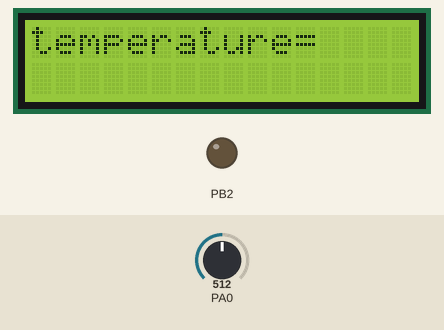
Simulated run of this program. Board: ATmega32, built with avr-gcc and emulated at 8 MHz. Shown: 16×2 character LCD, output pins drawn as LEDs (lit = HIGH). Wiring (inferred from the signals the program sends): character LCD (HD44780): RS PB1; E PB0; data PA4, PA5, PA6, PA7. The inputs (shaded band) are chosen by the test bench; at power-on: PA0 = 512. Pins used as bus, display or sensor lines are not drawn.

Above: at 1.2 s.
1.3 s: PA0 set to 407
2.8 s: PA0 set to 386
At 4.0 s:
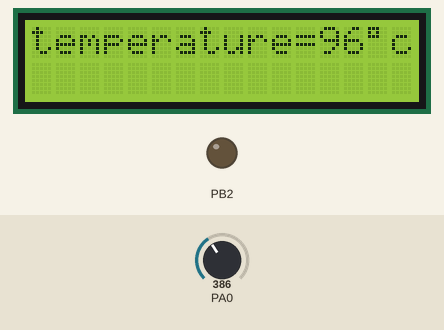
4.3 s: PA0 set to 306
At 5.4 s:
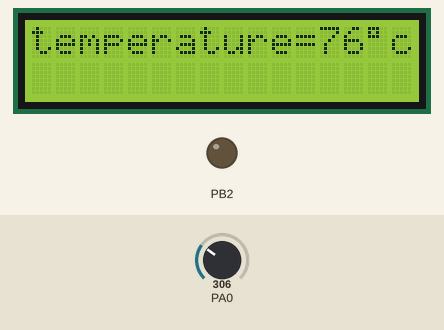
Timing chart, 0 to 7.3 s (numbered marks = the images above; inputs shaded):
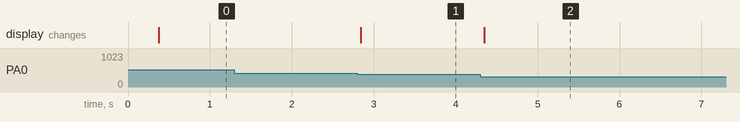

The program:

temperature.c
```c
#include <avr/io.h>
#include "ADC.h"
#include "DIO.h"
#include "LCD.h"
char read_val;
unsigned short temperature;
int main(void)
{
	LCD_vInit();
	ADC_init();
	LCD_vSend_string("temperature=");
    while(1)
    {
        temperature=(ADC_Read()*0.25);

		if (temperature<10)
		{
			LCD_movecursor(1,13);
			LCD_vSend_char(' ');
			LCD_vSend_char(temperature+48);
			LCD_vSend_char(0xDF);
			LCD_vSend_char('c');
		}
		else if (temperature<100)
		{
			LCD_movecursor(1,13);
			LCD_vSend_char((temperature/10)+48);
			LCD_vSend_char((temperature%10)+48);
			LCD_vSend_char(0XDF);
			LCD_vSend_char('c');
		}

    }
}
```

ADC.c
```c
#include <avr/io.h>
#include "std_macros.h"
void ADC_init(void)
{
	SET_BIT(ADMUX,REFS0); //configure VREF
	SET_BIT(ADCSRA,ADEN); //Enable ADC
	SET_BIT(ADMUX,REFS1);
	/*Adjust ADC clock*/
	SET_BIT(ADCSRA,ADPS2);
	SET_BIT(ADCSRA,ADPS1);
}

unsigned short ADC_Read(void)
{
	unsigned short read_val;
	SET_BIT(ADCSRA,ADSC); //start convertion
	while(READ_BIT(ADCSRA,ADSC)==1); //stay in your position till ADIF become 1
	read_val=(ADCL);
	read_val|=(ADCH<<8);
	return read_val;
}
```

ADC.h
```c
#ifndef ADC_H_
#define ADC_H_

void ADC_init(void);

unsigned short ADC_Read(void);

#endif /* ADC_H_ */
```

std_macros.h
```c
#define REGISTER_SIZE 8
#define SET_BIT(reg,bit)    reg|=(1<<bit)
#define CLR_BIT(reg,bit)    reg&=(~(1<<bit))
#define TOG_BIT(reg,bit)    reg^=(1<<bit)
#define READ_BIT(reg,bit)    (reg&(1<<bit))>>bit
#define IS_BIT_SET(reg,bit)  (reg&(1<<bit))>>bit
#define IS_BIT_CLR(reg,bit)  !((reg&(1<<bit))>>bit)
#define ROR(reg,num)         reg=(reg<<(REGISTER_SIZE-num))|(reg>>(num))
#define ROL(reg,num)        reg= (reg>>(REGISTER_SIZE-num))|(reg<<(num))
```

LCD_config.h
```c
#ifndef LCD_CONFIG_H_
#define LCD_CONFIG_H_
#define four_bits_mode
#endif 
```

LCD.c
```c
#include "LCD.h"
#define  F_CPU 8000000UL
#include <util/delay.h>

void LCD_vInit(void)
{
	_delay_ms(200);
	#if defined eight_bits_mode
	DIO_vsetPINDir('A',0,1);
	DIO_vsetPINDir('A',1,1);
	DIO_vsetPINDir('A',2,1);
	DIO_vsetPINDir('A',3,1);
	DIO_vsetPINDir('A',4,1);
	DIO_vsetPINDir('A',5,1);
	DIO_vsetPINDir('A',6,1);
	DIO_vsetPINDir('A',7,1);
	DIO_vsetPINDir('B',EN,1);
	DIO_vsetPINDir('B',RW,1);
	DIO_vsetPINDir('B',RS,1);
	DIO_write('B',RW,0);
	LCD_vSend_cmd(EIGHT_BITS);
	_delay_ms(1);
	LCD_vSend_cmd(CURSOR_ON_DISPLAN_ON);
	_delay_ms(1);
	LCD_vSend_cmd(CLR_SCREEN);
	_delay_ms(10);
	LCD_vSend_cmd(ENTRY_MODE);
	_delay_ms(1);

	#elif defined four_bits_mode
	DIO_vsetPINDir('A',4,1);
	DIO_vsetPINDir('A',5,1);
	DIO_vsetPINDir('A',6,1);
	DIO_vsetPINDir('A',7,1);
	DIO_vsetPINDir('B',EN,1);
	DIO_vsetPINDir('B',RW,1);
	DIO_vsetPINDir('B',RS,1);
   	DIO_write('B',RW,0);
	LCD_vSend_cmd(RETURN_HOME);
	_delay_ms(10);
	LCD_vSend_cmd(FOUR_BITS);
	_delay_ms(1);
	LCD_vSend_cmd(CURSOR_ON_DISPLAN_ON);
	_delay_ms(1);
	LCD_vSend_cmd(CLR_SCREEN);
	_delay_ms(10);
	LCD_vSend_cmd(ENTRY_MODE);
	_delay_ms(1);
	#endif
}


static void send_falling_edge(void)
{
	DIO_write('B',EN,1);
	_delay_ms(2);
	DIO_write('B',EN,0);
	_delay_ms(2);
}
void LCD_vSend_cmd(char cmd)
{
	#if defined eight_bits_mode
	DIO_write_port('A',cmd);
	DIO_write('B',RS,0);
	send_falling_edge();

	#elif defined four_bits_mode
	write_high_nibble('A',cmd>>4);
	DIO_write('B',RS,0);
	send_falling_edge();
	write_high_nibble('A',cmd);
	DIO_write('B',RS,0);
	send_falling_edge();
	#endif
	_delay_ms(1);
}

void LCD_vSend_char(char data)
{
	#if defined eight_bits_mode
	DIO_write_port('A',data);
	DIO_write('B',RS,1);
	send_falling_edge();

	#elif defined four_bits_mode
	write_high_nibble('A',data>>4);
	DIO_write('B',RS,1);
	send_falling_edge();
	write_high_nibble('A',data);
	DIO_write('B',RS,1);
	send_falling_edge();
	#endif
	_delay_ms(1);
}


void LCD_vSend_string(char *data)
{
	while((*data)!='\0')
	{
		LCD_vSend_char(*data);
		data++;
	}
}
void LCD_clearscreen()
{
	LCD_vSend_cmd(CLR_SCREEN);
	_delay_ms(10);
}
void LCD_movecursor(char row,char coloumn)
{
	char data ;
	if(row>2||row<1||coloumn>16||coloumn<1)
	{
		data=0x80;
	}
	else if(row==1)
	{
		data=0x80+coloumn-1 ;
	}
	else if (row==2)
	{
		data=0xc0+coloumn-1;
	}
	LCD_vSend_cmd(data);
	_delay_ms(1);
}
```

LCD.h
```c
#ifndef LCD_H_
#define LCD_H_
#include "DIO.h"
#include "LCD_config.h"
#define CLR_SCREEN 0x01
#define CURSOR_ON_DISPLAN_ON 0x0c
#define RETURN_HOME 0x02
#define ENTRY_MODE 0x06
#if defined four_bits_mode
#define EN 0
#define RS 1
#define RW 2
#define FOUR_BITS 0x28
#elif defined eight_bits_mode
#define EN 0
#define RS 1
#define RW 2
#define EIGHT_BITS 0x38
#endif
void LCD_vInit(void);
static void send_falling_edge(void);
void LCD_vSend_cmd(char cmd);
void LCD_vSend_char(char data);
void LCD_vSend_string(char *data);
void LCD_clearscreen();
void LCD_movecursor(char row,char coloumn);

#endif 
```

DIO.c
```c
#include <avr/io.h>
#include "std_macros.h"
void DIO_vsetPINDir(unsigned char portname,unsigned char pinnumber,unsigned char direction)
{
	switch(portname)
	{


		case 'A':
		if(direction==1)
		{
			SET_BIT(DDRA,pinnumber);
		}
		else
		{
			CLR_BIT(DDRA,pinnumber);
		}
		break;
		case 'B':
		if(direction==1)
		{
			SET_BIT(DDRB,pinnumber);
		}
		else
		{
			CLR_BIT(DDRB,pinnumber);
		}
		break;
		case 'C':
		if(direction==1)
		{
			SET_BIT(DDRC,pinnumber);
		}
		else
		{
			CLR_BIT(DDRC,pinnumber);
		}
		break;
		case 'D':
		if(direction==1)
		{
			SET_BIT(DDRD,pinnumber);
		}
		else
		{
			CLR_BIT(DDRD,pinnumber);
		}
		break;
		default:
		break;
	}
}


void DIO_write(unsigned char portname,unsigned char pinnumber,unsigned char outputvalue)
{
	switch(portname)
	{
		case 'A' :

		if(outputvalue==1)
		{
			SET_BIT(PORTA,pinnumber);
		}
		else
		{
			CLR_BIT(PORTA,pinnumber);
		}
		break ;
		case 'B':

		if(outputvalue==1)
		{
			SET_BIT(PORTB,pinnumber);
		}
		else
		{
			CLR_BIT(PORTB,pinnumber);
		}
		break ;
		case 'C' :

		if(outputvalue==1)
		{
			SET_BIT(PORTC,pinnumber);
		}
		else
		{
			CLR_BIT(PORTC,pinnumber);
		}
		break ;
		case 'D':

		if(outputvalue==1)
		{
			SET_BIT(PORTD,pinnumber);
		}
		else
		{
			CLR_BIT(PORTD,pinnumber);
		}
		break ;
		default: break ;
	}
}


unsigned char DIO_u8read(unsigned char portname,unsigned char pinnumber)
{
	unsigned char return_value=0;
	switch(portname)
	{
		case 'A' :
		return_value=READ_BIT(PINA,pinnumber);
		break;

		case 'B' :
		return_value=READ_BIT(PINB,pinnumber);
		break;

		case 'C' :
		return_value=READ_BIT(PINC,pinnumber);
		break;

		case 'D' :
		return_value=READ_BIT(PIND,pinnumber);
		break;
		default:
		break;
	}
	return return_value ;
}
void DIO_toggle(unsigned char portname,unsigned char pinnumber)
{
	switch(portname)
	{
		case 'A':
		TOG_BIT(PORTA,pinnumber);
		break;
		case 'B':
		TOG_BIT(PORTB,pinnumber);
		break;
		case 'C':
		TOG_BIT(PORTC,pinnumber);
		break;
		case 'D':
		TOG_BIT(PORTD,pinnumber);
		break;
		default: break;
	}
}
void DIO_set_port_direction(unsigned char portname,unsigned char direction)
{
	switch(portname)
	{
		case 'A' :
		DDRA=direction;
		break ;
		case 'B':
		DDRB=direction;
		break ;
		case 'C' :
		DDRC=direction;
		break ;
		case 'D':
		DDRD=direction;
		break ;
		default:
		break ;
	}

}
void DIO_write_port(unsigned char portname,unsigned char portvalue)
{
	switch(portname)
	{
		case 'A' :
		PORTA=portvalue;
		break ;
		case 'B':
		PORTB=portvalue;
		break ;
		case 'C' :
		PORTC=portvalue;
		break ;
		case 'D':
		PORTD=portvalue;
		break ;
		default:
		 break ;
	}
}

unsigned char DIO_read_port(unsigned char portname)
{
	unsigned char return_val=0;
	switch(portname)
	{
		case 'A' :
		return_val=PINA;
		break ;
		case 'B':
		return_val=PINB;
		break ;
		case 'C' :
		return_val=PINC;
		break ;
		case 'D':
		return_val=PIND;
		break ;
		default:
		break ;
	}
	return return_val;
}

void DIO_vconnectpullup(char portname ,char pinnumber, char connect_pullup)
{
	switch(portname)
	{
		case 'A':
		if(connect_pullup==1)
		{
			SET_BIT(PORTA,pinnumber);
		}
		else
		{
			CLR_BIT(PORTA,pinnumber);
		}
		break;
		case 'B':
		if(connect_pullup==1)
		{
			SET_BIT(PORTB,pinnumber);
		}
		else
		{
			CLR_BIT(PORTB,pinnumber);
		}
		break;
		case 'C':
		if(connect_pullup==1)
		{
			SET_BIT(PORTC,pinnumber);

		}
		else
		{
			CLR_BIT(PORTC,pinnumber);
		}
		break;
		case 'D':
		if(connect_pullup==1)
		{
			SET_BIT(PORTD,pinnumber);

		}
		else
		{
			CLR_BIT(PORTD,pinnumber);
		}
		break;

	}
}

void write_low_nibble(unsigned char portname,unsigned char value)
{
	value&=0x0f;
	switch(portname)
	{
		case 'A':
		PORTA&=0xf0;
		PORTA|=value;
		case 'B':
		PORTB&=0xf0;
		PORTB|=value;
		case 'C':
		PORTC&=0xf0;
		PORTC|=value;
		case 'D':
		PORTD&=0xf0;
		PORTD|=value;
	}
}

void write_high_nibble(unsigned char portname,unsigned char value)
{
	value<<=4;
	switch(portname)
	{
		case 'A':
		PORTA&=0x0f;
		PORTA|=value;
		case 'B':
		PORTB&=0x0f;
		PORTB|=value;
		case 'C':
		PORTC&=0x0f;
		PORTC|=value;
		case 'D':
		PORTD&=0x0f;
		PORTD|=value;
	}
}
```

DIO.h
```c
#ifndef DIO_H_
#define DIO_H_

void DIO_vsetPINDir(unsigned char portname,unsigned char pinnumber,unsigned char direction);

void DIO_write(unsigned char portname,unsigned char pinnumber,unsigned char outputvalue);

unsigned char DIO_u8read(unsigned char portname,unsigned char pinnumber);

void DIO_toggle(unsigned char portname,unsigned char pinnumber);


void DIO_set_port_direction(unsigned char portname,unsigned char direction);

void DIO_write_port(unsigned char portname,unsigned char portvalue);

unsigned char DIO_read_port(unsigned char portname);

void DIO_vconnectpullup(char portname ,char pinnumber, char connect_pullup);

void write_low_nibble(unsigned char portname,unsigned char value);

void write_high_nibble(unsigned char portname,unsigned char value);

#endif
```

Measured:
- the behaviour switches between 400 and 399 on PA0 (found by bisection; images 0 and 1)
- after the input at 1.3 s, every drawn part: stays the same
- after the input at 2.8 s, the display: changes at once (image 1)
- after the input at 4.3 s, the display: changes after 0.05 s (image 2)
